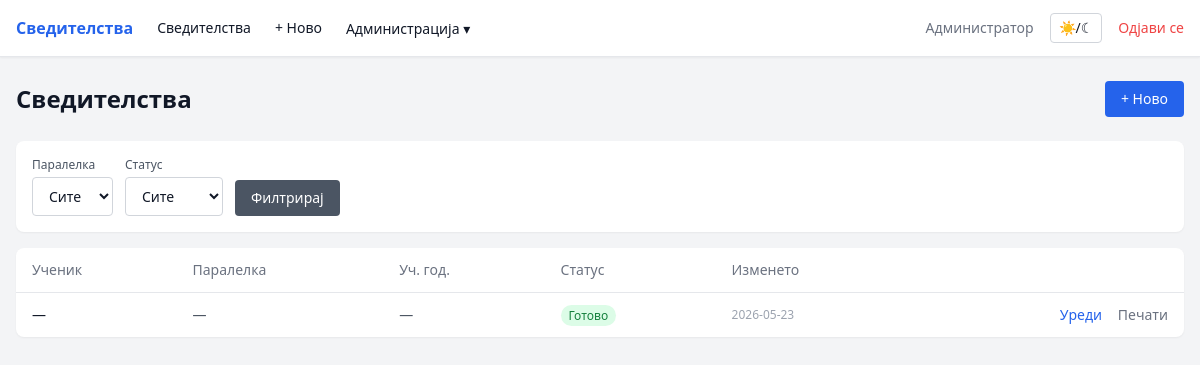
Screenshot of /certificates (signed in) with the database file from the repository.
### tables this page shows
CREATE TABLE users (
            id INTEGER PRIMARY KEY AUTOINCREMENT,
            username TEXT UNIQUE NOT NULL,
            password_hash TEXT NOT NULL,
            role TEXT NOT NULL DEFAULT 'teacher',
            full_name TEXT
        );

CREATE TABLE certificates (
            id INTEGER PRIMARY KEY AUTOINCREMENT,
            student_id INTEGER,
            student_name TEXT,
            class_id INTEGER,
            school_year TEXT,
            attempt_number TEXT,
            class_year TEXT,
            main_book_number TEXT,
            subjects_grades TEXT DEFAULT '[]',
            behavior TEXT,
            absences_justified TEXT,
            absences_unjustified TEXT,
            completed_year TEXT,
            education_type TEXT,
            area TEXT,
            profile TEXT,
            overall_grade TEXT,
            place TEXT,
            cert_date TEXT,
            del_br TEXT,
            verification_act TEXT,
            verification_date TEXT,
            verification_issued_by TEXT,
            status TEXT NOT NULL DEFAULT 'draft',
            created_by INTEGER,
            created_at TIMESTAMP DEFAULT CURRENT_TIMESTAMP,
            updated_at TIMESTAMP DEFAULT CURRENT_TIMESTAMP, parent_name TEXT, birth_date TEXT, birth_place TEXT, birth_municipality TEXT, birth_country TEXT, citizenship TEXT, completed_year_top TEXT, main_book_year TEXT,
            FOREIGN KEY (student_id) REFERENCES students(id),
            FOREIGN KEY (class_id) REFERENCES classes(id),
            FOREIGN KEY (created_by) REFERENCES users(id)
        );

### app.py (the view)
@app.route('/certificates')
@login_required
def certificates_list():
    class_filter = request.args.get('class_id', '')
    status_filter = request.args.get('status', 'all')
    certs = db.get_certificates(
        current_user.id, current_user.role,
        class_filter or None, status_filter
    )
    classes = db.get_user_classes(current_user.id, current_user.role)
    return render_template('certificates_list.html',
        certificates=certs, classes=classes,
        class_filter=class_filter, status_filter=status_filter)

### app.py (called while the page is built)
@login_manager.user_loader
def load_user(user_id):
    return db.get_user_by_id(user_id)

### database.py (called while the page is built)
def get_db():
    conn = sqlite3.connect(DB_PATH)
    conn.row_factory = sqlite3.Row
    conn.execute('PRAGMA foreign_keys = ON')
    return conn

def get_user_by_id(user_id):
    conn = get_db()
    row = conn.execute('SELECT * FROM users WHERE id = ?', (user_id,)).fetchone()
    conn.close()
    return User(row['id'], row['username'], row['role'], row['full_name']) if row else None

def get_user_classes(user_id, role):
    conn = get_db()
    if role == 'admin':
        rows = conn.execute('SELECT * FROM classes ORDER BY name').fetchall()
    else:
        rows = conn.execute('''
            SELECT c.* FROM classes c
            JOIN user_classes uc ON c.id = uc.class_id
            WHERE uc.user_id = ? ORDER BY c.name
        ''', (user_id,)).fetchall()
    conn.close()
    return [dict(r) for r in rows]

def get_certificates(user_id, role, class_filter=None, status_filter='all'):
    conn = get_db()
    query = '''
        SELECT c.*, cl.name as class_name FROM certificates c
        LEFT JOIN classes cl ON c.class_id = cl.id WHERE 1=1
    '''
    params = []
    if role != 'admin':
        query += ' AND c.class_id IN (SELECT class_id FROM user_classes WHERE user_id = ?)'
        params.append(user_id)
    if class_filter:
        query += ' AND c.class_id = ?'
        params.append(class_filter)
    if status_filter != 'all':
        query += ' AND c.status = ?'
        params.append(status_filter)
    query += ' ORDER BY c.updated_at DESC'
    rows = conn.execute(query, params).fetchall()
    conn.close()
    result = []
    for row in rows:
        r = dict(row)
        r['subjects_grades'] = json.loads(r['subjects_grades'] or '[]')
        result.append(r)
    return result

### templates/certificates_list.html (shortened to what this page needs)
{% extends 'base.html' %}
{% block content %}
<div class="mb-6 flex items-center justify-between">
    <h1 class="text-2xl font-bold">Сведителства</h1>
    <a href="{{ url_for('certificate_new') }}"
        class="px-4 py-2 bg-blue-600 hover:bg-blue-700 text-white rounded text-sm font-medium transition">
        + Ново
    </a>
</div>
<form method="GET" class="bg-white dark:bg-gray-800 rounded-lg shadow-sm p-4 mb-4 flex flex-wrap gap-3 items-end">
    <div>
        <label class="block text-xs font-medium mb-1 text-gray-600 dark:text-gray-400">Паралелка</label>
        <select name="class_id" class="px-3 py-2 rounded border border-gray-300 dark:border-gray-600 bg-white dark:bg-gray-700 text-sm">
            <option value="">Сите</option>
        </select>
    </div>
    <div>
        <label class="block text-xs font-medium mb-1 text-gray-600 dark:text-gray-400">Статус</label>
        <select name="status" class="px-3 py-2 rounded border border-gray-300 dark:border-gray-600 bg-white dark:bg-gray-700 text-sm">
            <option value="all" {% if status_filter == 'all' %}selected{% endif %}>Сите</option>
        </select>
    </div>
    <button type="submit" class="px-4 py-2 bg-gray-600 hover:bg-gray-700 text-white rounded text-sm">Филтрирај</button>
</form>
<div class="bg-white dark:bg-gray-800 rounded-lg shadow-sm">
    {% if certificates %}
    <table class="w-full text-sm">
        <thead class="border-b border-gray-200 dark:border-gray-700">
            <tr class="text-left text-gray-500 dark:text-gray-400">
                <th class="px-4 py-3 font-medium">Ученик</th>
                <th class="px-4 py-3 font-medium">Паралелка</th>
                <th class="px-4 py-3 font-medium">Уч. год.</th>
                <th class="px-4 py-3 font-medium">Статус</th>
                <th class="px-4 py-3 font-medium">Изменето</th>
                <th class="px-4 py-3"></th>
            </tr>
        </thead>
        <tbody class="divide-y divide-gray-100 dark:divide-gray-700">
            {% for cert in certificates %}
            <tr class="hover:bg-gray-50 dark:hover:bg-gray-750">
                <td class="px-4 py-3 font-medium">{{ cert.student_name or '—' }}</td>
                <td class="px-4 py-3 text-gray-600 dark:text-gray-400">{{ cert.class_name or '—' }}</td>
                <td class="px-4 py-3 text-gray-600 dark:text-gray-400">{{ cert.school_year or '—' }}</td>
                <td class="px-4 py-3">
                    <span class="px-2 py-0.5 rounded-full text-xs
                        {% if cert.status == 'ready' %}bg-green-100 text-green-700 dark:bg-green-900 dark:text-green-300
                        {% else %}bg-yellow-100 text-yellow-700 dark:bg-yellow-900 dark:text-yellow-300{% endif %}">
                        {{ 'Готово' if cert.status == 'ready' else 'Нацрт' }}
                    </span>
                </td>
                <td class="px-4 py-3 text-gray-400 text-xs">{{ cert.updated_at[:10] if cert.updated_at else '' }}</td>
                <td class="px-4 py-3 text-right space-x-3">
                    <a href="{{ url_for('certificate_edit', cert_id=cert.id) }}" class="text-blue-600 dark:text-blue-400 hover:underline">Уреди</a>
                    <a href="{{ url_for('certificate_print', cert_id=cert.id) }}" class="text-gray-500 hover:text-gray-700 dark:hover:text-gray-300" target="_blank">Печати</a>
                </td>
            </tr>
            {% endfor %}
        </tbody>
    </table>
    {% else %}
    <div class="px-6 py-10 text-center text-gray-400">Нема пронајдени сведителства.</div>
    {% endif %}
</div>
{% endblock %}

### templates/base.html (shortened to what this page needs)
<!DOCTYPE html>
<html lang="mk" class="">
<head>
    <script src="https://cdn.tailwindcss.com"></script>
</head>
<body class="bg-gray-100 dark:bg-gray-900 text-gray-900 dark:text-gray-100 min-h-screen">
    {% if current_user.is_authenticated %}
    <nav class="bg-white dark:bg-gray-800 shadow-sm border-b border-gray-200 dark:border-gray-700">
        <div class="max-w-7xl mx-auto px-4 flex items-center justify-between h-14">
            <div class="flex items-center gap-6">
                <a href="{{ url_for('dashboard') }}" class="font-semibold text-blue-600 dark:text-blue-400">Сведителства</a>
                <a href="{{ url_for('certificates_list') }}" class="text-sm hover:text-blue-600 dark:hover:text-blue-400">Сведителства</a>
                <a href="{{ url_for('certificate_new') }}" class="text-sm hover:text-blue-600 dark:hover:text-blue-400">+ Ново</a>
                {% if current_user.role == 'admin' %}
                <div class="relative group">
                    <button class="text-sm hover:text-blue-600 dark:hover:text-blue-400">Администрација ▾</button>
                </div>
                {% endif %}
            </div>
            <div class="flex items-center gap-4">
                <span class="text-sm text-gray-500 dark:text-gray-400">{{ current_user.full_name or current_user.username }}</span>
                <button onclick="toggleTheme()" class="text-sm px-2 py-1 rounded border border-gray-300 dark:border-gray-600 hover:bg-gray-100 dark:hover:bg-gray-700" title="Смени тема">☀/☾</button>
                <a href="{{ url_for('logout') }}" class="text-sm text-red-500 hover:text-red-700">Одјави се</a>
            </div>
        </div>
    </nav>
    {% endif %}
    <main class="max-w-7xl mx-auto px-4 py-6">
        {% block content %}{% endblock %}
    </main>
</body>
</html>

### rows the page displays
users: full_name "Администратор"
certificates: student_name "—", class_name "—", school_year "—", status "Готово", updated_at "2026-05-23"
